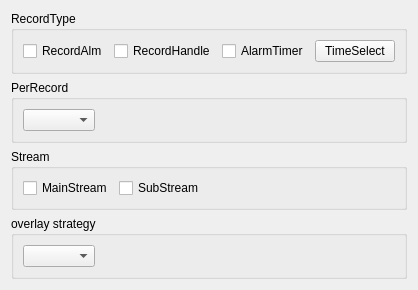
       <widget class="QWidget" name="TabRecord">
        <attribute name="title">
         <string>Record</string>
        </attribute>
        <layout class="QGridLayout" name="gridLayout_42">
         <item row="1" column="0">
          <widget class="QGroupBox" name="groupBox_6">
           <property name="title">
            <string>PerRecord</string>
           </property>
           <layout class="QGridLayout" name="gridLayout_37">
            <item row="0" column="0">
             <widget class="QComboBox" name="CBoxRecordSetRecordPerRecord"/>
            </item>
            <item row="0" column="1">
             <spacer name="horizontalSpacer_22">
              <property name="orientation">
               <enum>Qt::Horizontal</enum>
              </property>
              <property name="sizeHint" stdset="0">
               <size>
                <width>40</width>
                <height>20</height>
               </size>
              </property>
             </spacer>
            </item>
           </layout>
          </widget>
         </item>
         <item row="2" column="0">
          <widget class="QGroupBox" name="groupBox_8">
           <property name="title">
            <string>Stream</string>
           </property>
           <layout class="QGridLayout" name="gridLayout_39">
            <item row="0" column="0">
             <widget class="QCheckBox" name="CBoxRecordSetRecordStreamMain">
              <property name="text">
               <string>MainStream</string>
              </property>
             </widget>
            </item>
            <item row="0" column="1">
             <widget class="QCheckBox" name="CBoxRecordSetRecordStreamSub1">
              <property name="text">
               <string>SubStream</string>
              </property>
             </widget>
            </item>
            <item row="0" column="2">
             <spacer name="horizontalSpacer_23">
              <property name="orientation">
               <enum>Qt::Horizontal</enum>
              </property>
              <property name="sizeHint" stdset="0">
               <size>
                <width>40</width>
                <height>20</height>
               </size>
              </property>
             </spacer>
            </item>
           </layout>
          </widget>
         </item>
         <item row="3" column="0">
          <widget class="QGroupBox" name="groupBox_9">
           <property name="title">
            <string>overlay strategy</string>
           </property>
           <layout class="QGridLayout" name="gridLayout_40">
            <item row="1" column="0">
             <widget class="QComboBox" name="CBoxRecordSetRecordOverlayStrategy"/>
            </item>
            <item row="1" column="1">
             <spacer name="horizontalSpacer_26">
              <property name="orientation">
               <enum>Qt::Horizontal</enum>
              </property>
              <property name="sizeHint" stdset="0">
               <size>
                <width>40</width>
                <height>20</height>
               </size>
              </property>
             </spacer>
            </item>
           </layout>
          </widget>
         </item>
         <item row="0" column="0">
          <widget class="QGroupBox" name="groupBox_7">
           <property name="title">
            <string>RecordType</string>
           </property>
           <layout class="QGridLayout" name="gridLayout_38">
            <item row="0" column="0">
             <widget class="QCheckBox" name="CBoxRecordSetRecordTypeAlarm">
              <property name="text">
               <string>RecordAlm</string>
              </property>
             </widget>
            </item>
            <item row="0" column="2">
             <widget class="QCheckBox" name="CBoxRecordSetRecordTypeTimer">
              <property name="text">
               <string>AlarmTimer</string>
              </property>
             </widget>
            </item>
            <item row="0" column="1">
             <widget class="QCheckBox" name="CBoxRecordSetRecordTypeHandle">
              <property name="text">
               <string>RecordHandle</string>
              </property>
             </widget>
            </item>
            <item row="0" column="3">
             <widget class="QPushButton" name="BtnCRecordSetRecordTypeTimeSelect">
              <property name="text">
               <string>TimeSelect</string>
              </property>
             </widget>
            </item>
           </layout>
          </widget>
         </item>
        </layout>
       </widget>
